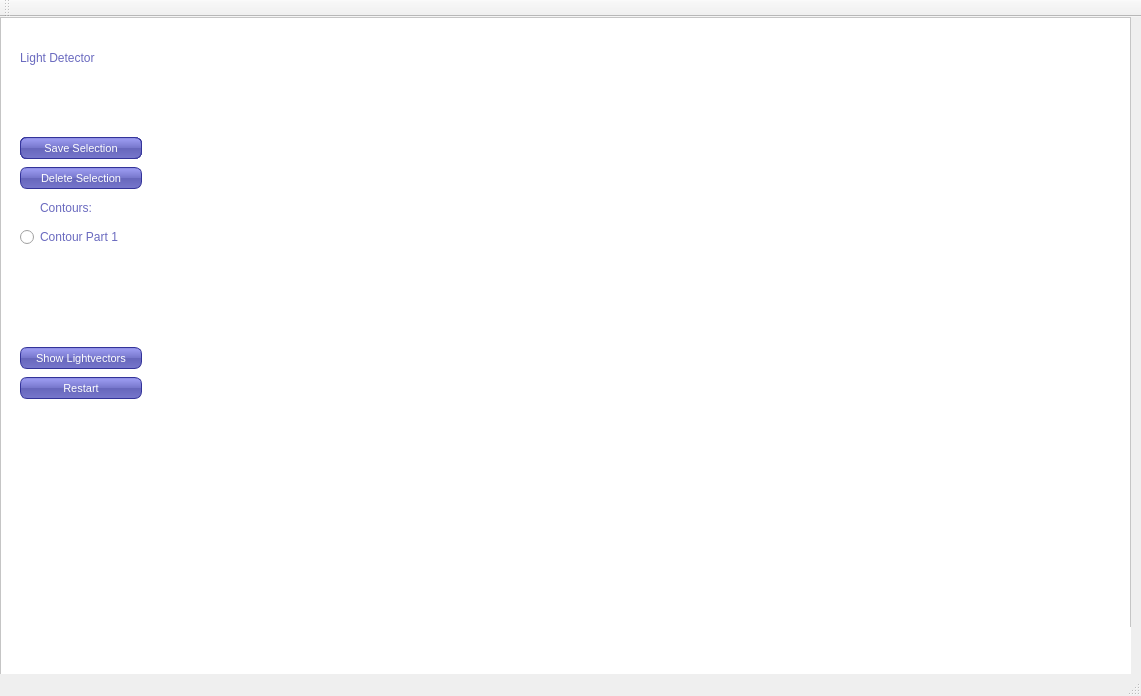
<?xml version="1.0" encoding="UTF-8"?>
<ui version="4.0">
 <class>MainWindow</class>
 <widget class="QMainWindow" name="MainWindow">
  <property name="geometry">
   <rect>
    <x>0</x>
    <y>0</y>
    <width>1141</width>
    <height>696</height>
   </rect>
  </property>
  <property name="windowTitle">
   <string>MainWindow</string>
  </property>
  <property name="styleSheet">
   <string notr="true">QLabel{
color:rgb(106, 106, 191);
font: 11pt &quot;MS Shell Dlg 2&quot;;
}

QRadioButton{
color:rgb(106, 106, 191);
font: 9pt &quot;MS Shell Dlg 2&quot;;
}

QFrame{
background-color:white;}


QPushButton {
color: white;
background-color: QLinearGradient( x1: 0, y1: 0, x2: 0, y2: 1, stop: 0 #88d, stop: 0.1 #99e, stop: 0.49 #77c, stop: 0.5 #66b, stop: 1 #77c);
border-width: 1px;
border-color: #339;
border-style: solid;
border-radius: 7;
padding: 3px;
font-size: 11px;
padding-left: 5px;
padding-right: 5px;
min-width: 110px;
max-width: 110px;
min-height: 14px;
max-height: 14px;
}</string>
  </property>
  <widget class="QWidget" name="centralWidget">
   <widget class="QLabel" name="label_1">
    <property name="geometry">
     <rect>
      <x>20</x>
      <y>30</y>
      <width>131</width>
      <height>21</height>
     </rect>
    </property>
    <property name="text">
     <string>Light Detector</string>
    </property>
   </widget>
   <widget class="QFrame" name="toggle_btm_showMask">
    <property name="geometry">
     <rect>
      <x>0</x>
      <y>0</y>
      <width>1131</width>
      <height>671</height>
     </rect>
    </property>
    <property name="frameShape">
     <enum>QFrame::StyledPanel</enum>
    </property>
    <property name="frameShadow">
     <enum>QFrame::Raised</enum>
    </property>
    <widget class="QPushButton" name="btm_Run">
     <property name="geometry">
      <rect>
       <x>20</x>
       <y>120</y>
       <width>122</width>
       <height>22</height>
      </rect>
     </property>
     <property name="text">
      <string>Run Contour Detection</string>
     </property>
    </widget>
    <widget class="QPushButton" name="btm_restart">
     <property name="enabled">
      <bool>true</bool>
     </property>
     <property name="geometry">
      <rect>
       <x>20</x>
       <y>360</y>
       <width>122</width>
       <height>22</height>
      </rect>
     </property>
     <property name="text">
      <string>Restart</string>
     </property>
    </widget>
    <widget class="QPushButton" name="btm_ShowLV">
     <property name="geometry">
      <rect>
       <x>20</x>
       <y>330</y>
       <width>122</width>
       <height>22</height>
      </rect>
     </property>
     <property name="text">
      <string>Show Lightvectors</string>
     </property>
    </widget>
    <widget class="QPushButton" name="btm_image">
     <property name="geometry">
      <rect>
       <x>20</x>
       <y>120</y>
       <width>122</width>
       <height>22</height>
      </rect>
     </property>
     <property name="text">
      <string>Load Image</string>
     </property>
    </widget>
    <widget class="QLabel" name="lbl_image">
     <property name="geometry">
      <rect>
       <x>160</x>
       <y>30</y>
       <width>851</width>
       <height>521</height>
      </rect>
     </property>
     <property name="text">
      <string/>
     </property>
    </widget>
    <widget class="QLabel" name="lbl_mask">
     <property name="geometry">
      <rect>
       <x>1130</x>
       <y>610</y>
       <width>800</width>
       <height>500</height>
      </rect>
     </property>
     <property name="text">
      <string/>
     </property>
    </widget>
    <widget class="QRadioButton" name="rad_Con1">
     <property name="geometry">
      <rect>
       <x>20</x>
       <y>210</y>
       <width>101</width>
       <height>20</height>
      </rect>
     </property>
     <property name="text">
      <string>Contour Part 1</string>
     </property>
    </widget>
    <widget class="QPushButton" name="btm_selection">
     <property name="enabled">
      <bool>true</bool>
     </property>
     <property name="geometry">
      <rect>
       <x>20</x>
       <y>120</y>
       <width>122</width>
       <height>22</height>
      </rect>
     </property>
     <property name="text">
      <string>Select Part of Contour</string>
     </property>
    </widget>
    <widget class="QPushButton" name="btm_saveSelection">
     <property name="enabled">
      <bool>true</bool>
     </property>
     <property name="geometry">
      <rect>
       <x>20</x>
       <y>120</y>
       <width>122</width>
       <height>22</height>
      </rect>
     </property>
     <property name="text">
      <string>Save Selection</string>
     </property>
    </widget>
    <widget class="QPushButton" name="btm_deleteSelection">
     <property name="enabled">
      <bool>true</bool>
     </property>
     <property name="geometry">
      <rect>
       <x>20</x>
       <y>150</y>
       <width>122</width>
       <height>22</height>
      </rect>
     </property>
     <property name="text">
      <string>Delete Selection</string>
     </property>
    </widget>
    <widget class="QLabel" name="lbl_ListContours">
     <property name="geometry">
      <rect>
       <x>40</x>
       <y>180</y>
       <width>131</width>
       <height>21</height>
      </rect>
     </property>
     <property name="text">
      <string>Contours:</string>
     </property>
    </widget>
   </widget>
   <zorder>toggle_btm_showMask</zorder>
   <zorder>label_1</zorder>
  </widget>
  <widget class="QToolBar" name="mainToolBar">
   <attribute name="toolBarArea">
    <enum>TopToolBarArea</enum>
   </attribute>
   <attribute name="toolBarBreak">
    <bool>false</bool>
   </attribute>
  </widget>
  <widget class="QStatusBar" name="statusBar"/>
 </widget>
 <layoutdefault spacing="6" margin="11"/>
 <resources/>
 <connections/>
</ui>
